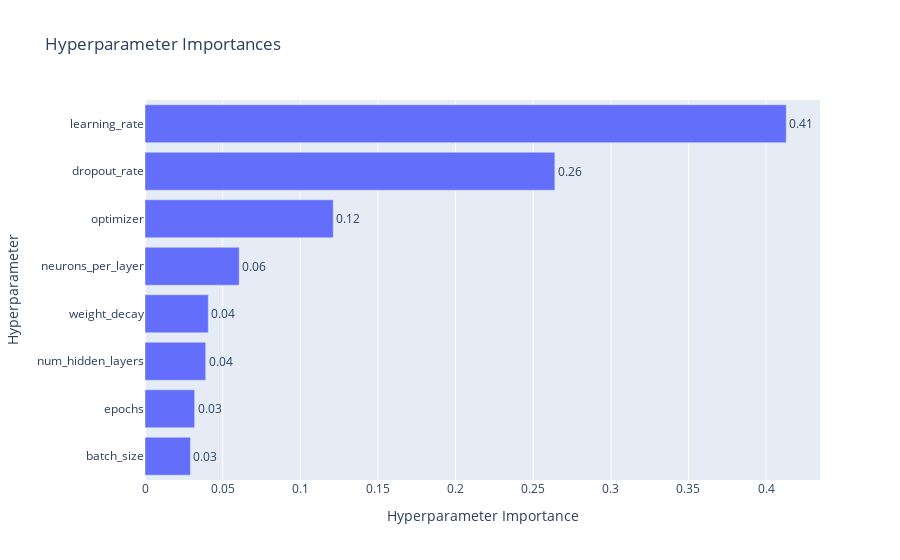

Notebook cell for this chart:
### Code cell
# 5. importance plot
plot_param_importances(study).show()

### Figure 1 — Plotly figure (JSON) as saved in the notebook; plotly's stock layout.template omitted (floating-point values rounded to 4 significant figures)
{"data": [{"cliponaxis": false, "hovertemplate": ["batch_size (CategoricalDistribution): 0.029250011935215207<extra></extra>", "epochs (IntDistribution): 0.03197866139873912<extra></extra>", "num_hidden_layers (IntDistribution): 0.039103857584358276<extra></extra>", "weight_decay (FloatDistribution): 0.04078612487384847<extra></extra>", "neurons_per_layer (IntDistribution): 0.060668902718444565<extra></extra>", "optimizer (CategoricalDistribution): 0.12124195423505021<extra></extra>", "dropout_rate (FloatDistribution): 0.26396677236815413<extra></extra>", "learning_rate (FloatDistribution): 0.41300371488619003<extra></extra>"], "name": "Objective Value", "orientation": "h", "text": ["0.03", "0.03", "0.04", "0.04", "0.06", "0.12", "0.26", "0.41"], "textposition": "outside", "type": "bar", "x": [0.02925, 0.03198, 0.0391, 0.04079, 0.06067, 0.1212, 0.264, 0.413], "y": ["batch_size", "epochs", "num_hidden_layers", "weight_decay", "neurons_per_layer", "optimizer", "dropout_rate", "learning_rate"]}], "layout": {"title": {"text": "Hyperparameter Importances"}, "xaxis": {"title": {"text": "Hyperparameter Importance"}}, "yaxis": {"title": {"text": "Hyperparameter"}}}}
